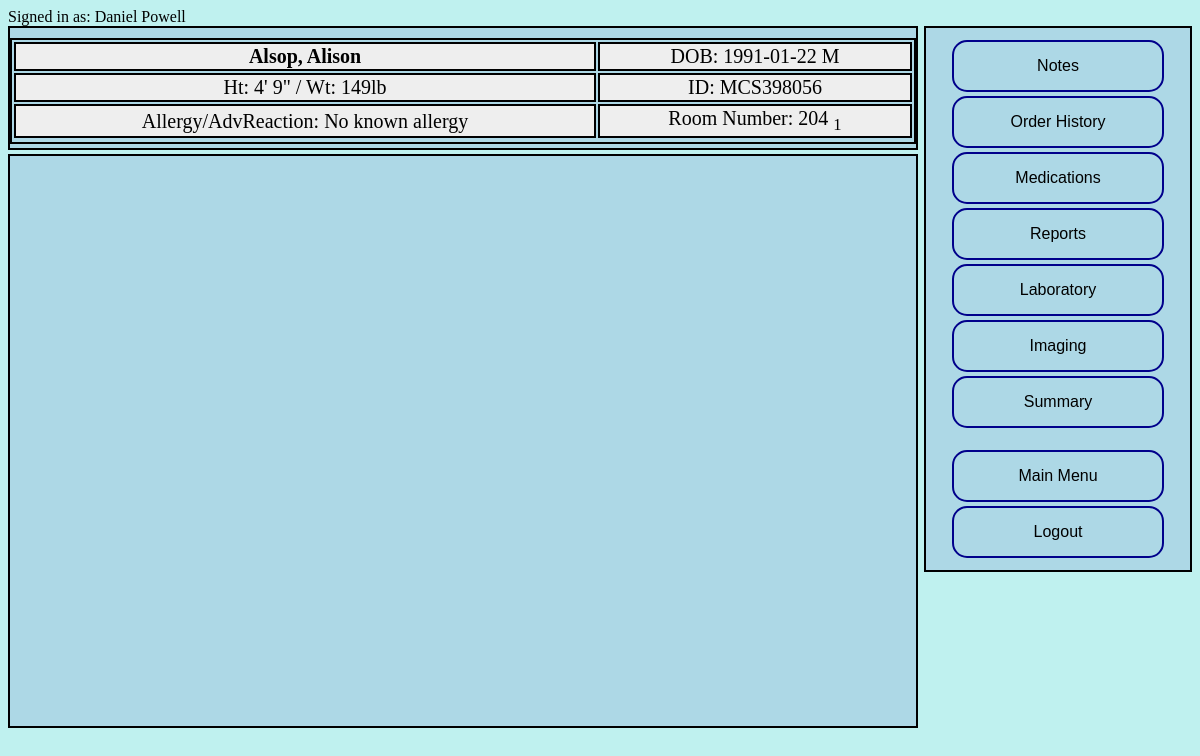
The app's page /Main.php?Patientmcs=MCS398056 (signed in) with its own data.
### tables this page shows
CREATE TABLE ResidesIn(
patientMCS VARCHAR(9) unique,
roomNumber INTEGER,
bedNumber INTEGER,
PRIMARY KEY(patientMCS, roomNumber),
UNIQUE (roomNumber, bedNumber),
FOREIGN KEY (roomNumber) REFERENCES Room (roomNumber),
FOREIGN KEY (patientMCS) REFERENCES Patient (patientMCS),
CHECK ( bedNumber = 1
OR bedNumber = 2));

CREATE TABLE Patient(
patientMCS CHAR(9),
patientFirstName VARCHAR(64),
patientLastName VARCHAR(64),
patientSIN CHAR(11),
patientHeight INTEGER,
patientWeight FLOAT,
patientDateOfBirth DATE,
patientGender CHAR,
patientHealthCard LONG,
patientPostalCode CHAR(7),
patientAddress VARCHAR(64),
patientCity VARCHAR(32),
patientPhoneNumber CHAR(17),
patientAdvancedDirective VARCHAR(32),
patientAdvDirOnFile VARCHAR(32),
patientAllergies VARCHAR(64),
patientAdvDirDate DATE,
PRIMARY KEY (patientMCS));

CREATE TABLE Room(
unitCode CHAR(2),
roomNumber INTEGER,
PRIMARY KEY (roomNumber),
FOREIGN KEY (unitCode) REFERENCES Unit (unitCode));

### Main.php (the view, shortened to what this page needs)
<!DOCTYPE html>
<html>
	<head>
		<link
        		href = "./style.css"
        		type = "text/css"
        		rel  = "stylesheet">
	</head>
	<body bgcolor="#BFF1EF"  onload="run()";>
	<div id="User">
		<?php
		$USER = $_SESSION["uName"];
		echo "Signed in as: $USER";
		?>
	</div>
	<div id="client_info">
		<?php
		include("config.php");
		$PMCS = $_GET['Patientmcs'];
		$PMCS = mysqli_real_escape_string($db, $PMCS);
		$sql = "SELECT * FROM Patient natural join Room natural join ResidesIn
						WHERE '$PMCS' = Patientmcs;";
		$result = mysqli_query($db,$sql);
		echo "<table border='1' id='Main'>";
		while($row = mysqli_fetch_array($result, MYSQLI_ASSOC)){
		$inc = $row['patientHeight']%12;
		$feet = floor( $row['patientHeight']/12);
		$height = $feet . "' " . $inc . "\" ";
		echo "<tr>
				<td class='bold'>" . $row['patientLastName'] . ", " . $row['patientFirstName'] . "</td>
				<td>DOB: " . $row['patientDateOfBirth'] . " " . $row['patientGender'] . "</td>
			</tr>
			<tr>
				<td>" . "Ht: " . $height . " / Wt: " . $row['patientWeight'] . "lb" . "</td>
				<td>" . "ID: " . $row['patientMCS'] . "</td>
			</tr>
			<tr>
				<td>" . "Allergy/AdvReaction: " . $row['patientAllergies'] . "</td>
				<td>" . "Room Number: " . $row['roomNumber'] . " <sub>" . $row['bedNumber'] . "</sub></td>
			<tr>
			";
		}
		echo "</table>"
		?>
	</div>
	<div id="Buttons">
			<button class="sidebutton" onclick="Notes_function()">Notes</button><br>
			<button class="sidebutton" onclick="OrderHistory_function()">Order History</button><br>
			<button class="sidebutton" onclick="Medications_function()">Medications</button><br>
			<button class="sidebutton" onclick="Reports_function()">Reports</button><br>
			<button class="sidebutton" onclick="Laboratory_function()">Laboratory</button><br>
			<button class="sidebutton" onclick="Imaging_function()">Imaging</button><br>
			<button class="sidebutton" onclick="Summary_function()">Summary</button>
			<br><br>
			<form action="Units.php">
				<input class="sidebutton" type="submit" value="Main Menu">
			</form>
			<form action="Logout.php">
				<input class="sidebutton" type="submit" value="Logout"><br>
			</form>
	</div>
	<section class="panel mainpanel">
	</section>
	</body>
</html>

### style.css (style rules this page uses)
html { text-style:Courier New; }
table { border: 2px solid black; width: 100%; }
section { display: inline-block; }
td { border: 2px solid black; text-align: center; }
.bold { font-weight: bold; }
.panel { position: absolute; width: 75.5%; min-width: 500px; min-height: 550px; border: 2px solid black; padding: 10px 0; text-align: center; background-color: lightblue; }
.mainpanel { margin-top: 128px; }
#client_info { position:absolute; display: inline-block; width: 75.5%; min-width: 500px; height: 100px; min-height: 100px; border: 2px solid black; padding: 10px 0; text-align: center; background-color: lightblue; }
#Buttons { position:absolute; right: 10px; left: 77%; display: inline-block; min-width: 22%; min-height: 220px; border: 2px solid black; padding: 10px 0; text-align: center; background-color: lightblue; }
input { background-color: lightblue; border: 2px solid darkblue; border-radius: 15px; color: black; width: 300px; padding: 15px 15px; text-align: center; text-decoration: none; display: inline-block; font-size: 16px; margin-top: 2px; margin-bottom: 2px; }
.sidebutton { background-color: lightblue; border: 2px solid darkblue; border-radius: 15px; color: black; width: 80%; padding: 15px 15px; text-align: center; text-decoration: none; display: inline-block; font-size: 16px; margin-top: 2px; margin-bottom: 2px; }
#Main { border: 2px solid black; width: 100%; font-size: 20px; background-color: lightblue; }
#Main tr { background-color: #eee; border-top: 1px solid #fff; font-size: 20px; }

### records on screen
residesin: patientMCS.patientLastName "Alsop", patientMCS.patientFirstName "Alison", patientMCS.patientDateOfBirth "1991-01-22", patientMCS.patientGender "M", patientMCS.patientHeight "4' 9\"", patientMCS.patientWeight "149", patientMCS.patientMCS "MCS398056", patientMCS.patientAllergies "No known allergy", roomNumber.roomNumber "204", bedNumber "1"

### other values on screen
$USER "Daniel Powell"
